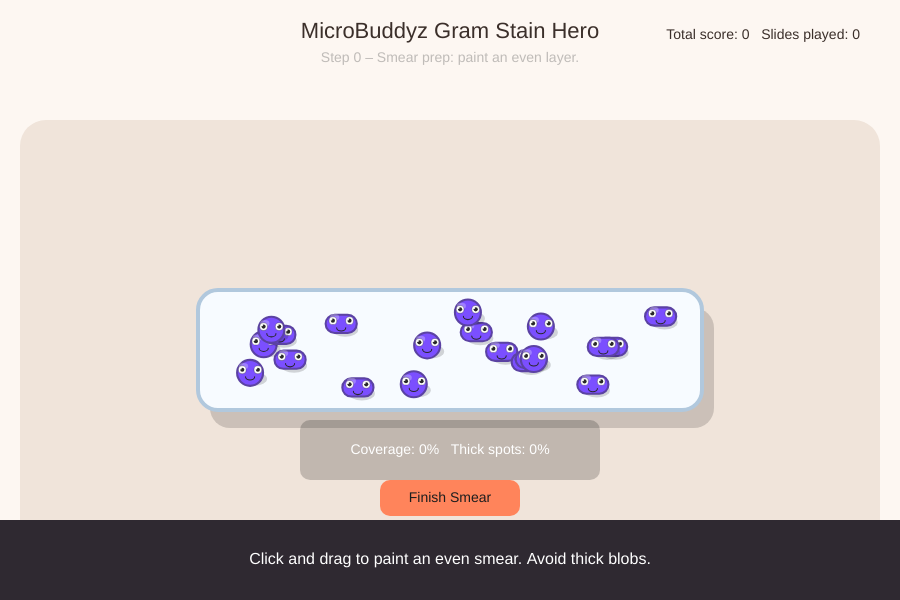
Frame 1 (no input)
Frame 60 (no input): identical to frame 1, image omitted
Frame 120 (the mouse pressed at the canvas centre since frame 60): identical to frame 1, image omitted

The p5.js sketch that drew this single still picture (run headless with seeded random() and noise() and a simulated clock; from frame 60 on, the mouse is pressed at the canvas centre):

// p5.js sketch
// ── sketch.js
// MicroBuddyz Gram Stain – Per-cell Game Version
// Paste into editor.p5js.org and remove any old sketch code first.

// ---------- CONFIG ----------

const WIDTH = 900;
const HEIGHT = 600;

const COLORS = {
  bg: "#fdf7f2",
  table: "#f0e4da",
  tableShadow: "#d5c1b2",
  slide: "#f7fbff",
  slideBorder: "#b1c8dd",
  purple: "#7b4fff",
  pink: "#ff639b",
  neutralPos: "#f6d8a8", // pale beige
  neutralNeg: "#c7f0eb", // pale teal
  bottleOutline: "#2b2b3a",
  textDark: "#3b2f2a",
  uiPanel: "#2f2931"
};

const CELLS_PER_SLIDE = 20;
const GAUGE_SPEED = 1.6;
const GAUGE_MIN = 35; // "good" low bound
const GAUGE_MAX = 75; // "good" high bound

// Crystal violet mini-game tuning
const CV_GRID_COLS = 16;
const CV_GRID_ROWS = 5;
const CV_SOAK_GOAL_SEC = 3; // seconds you should hold once fully flooded
const CV_RINSE_PROGRESS_GOAL = 100; // arbitrary progress units before rinse is considered complete
const CV_RINSE_HARSH_TARGET = 6; // higher values = harsher rinse penalty threshold

// ---------- GLOBAL STATE ----------

// Overall state machine walks through: smear prep -> heat-fix -> staining flow -> microscope -> results
let gameState = "smear"; // "smear", "heatFix", "stain", "decolor", "microscope", "results"
let steps = ["crystal", "iodine", "decolor", "safranin"];
let currentStep = 0;

let reagents = [];
let slide;
let isPouring = false;
let decolorGauge = 0;

// Crystal violet mini-game state
let cvGrid;
let cvCoverage = 0;
let cvSoakTime = 0;
let cvStage = "flood"; // "flood" -> "soak" -> "rinse" -> "done"
let cvRinseProgress = 0;
let cvRinseHarshness = 0;
let cvTilt = -24; // degrees, negative tilts left for runoff
let isCvPouring = false;
let isCvRinsing = false;

// Smear + heat-fix data
const GRID_COLS = 18;
const GRID_ROWS = 6;
let smearGrid;
let smearCoverage = 0;
let smearOverload = 0;

let heat = 0;
let isHeating = false;

let totalScore = 0;
let totalSlides = 0;

// ---------- SETUP ----------

function setup() {
  createCanvas(WIDTH, HEIGHT);
  textFont("sans-serif");
  startNewSlide();
}

function startNewSlide() {
  slide = new Slide();
  reagents = [];
  currentStep = 0;
  gameState = "smear";
  isPouring = false;
  decolorGauge = 0;
  initCrystalStage();
  initSmearGrid();
  heat = 0;
  isHeating = false;

  const labels = [
    { id: "crystal", name: "Crystal Violet", color: COLORS.purple },
    { id: "iodine", name: "Iodine", color: "#c28e1b" },
    { id: "decolor", name: "Decolorizer", color: "#b7d7ff" },
    { id: "safranin", name: "Safranin", color: COLORS.pink }
  ];

  const offsets = [-270, -90, 90, 270];
  for (let i = 0; i < labels.length; i++) {
    reagents.push(
      new ReagentButton(
        width / 2 + offsets[i],
        90,
        labels[i].id,
        labels[i].name,
        labels[i].color
      )
    );
  }
}

// ---------- MAIN DRAW ----------

function draw() {
  background(COLORS.bg);
  drawTable();
  drawHeader();

  if (gameState === "smear") {
    drawSlideBench();
    drawSmearStep();
    drawStatusBar();
  } else if (gameState === "heatFix") {
    drawSlideBench();
    drawHeatFixStep();
    drawStatusBar();
  } else if (gameState === "crystal") {
    drawSlideBench();
    drawCrystalStep();
    drawStatusBar();
  } else if (gameState === "stain" || gameState === "decolor") {
    drawSlideBench();
    drawReagents();
    drawStatusBar();
    if (gameState === "decolor") {
      updateDecolorGauge();
      drawDecolorGauge();
    }
  } else if (gameState === "microscope") {
    drawMicroscope();
  } else if (gameState === "results") {
    drawResults();
  }
}

// ---------- LAYOUT ----------

function drawTable() {
  noStroke();
  fill(COLORS.tableShadow);
  rect(40, 130, width - 80, height - 160, 30);

  fill(COLORS.table);
  rect(20, 120, width - 40, height - 140, 26);
}

function drawHeader() {
  fill(COLORS.textDark);
  textAlign(CENTER, CENTER);
  textSize(22);
  text("MicroBuddyz Gram Stain Hero", width / 2, 32);

  textSize(14);
  let sub = "";
  if (gameState === "smear") sub = "Step 0 – Smear prep: paint an even layer.";
  else if (gameState === "heatFix") sub = "Step 0.5 – Heat fix: pass through the flame to stick cells.";
  else {
    let stepName = steps[currentStep] || "done";
    if (stepName === "crystal") sub = "Step 1 – Crystal Violet (primary stain)";
    if (stepName === "iodine") sub = "Step 2 – Iodine (mordant)";
    if (stepName === "decolor") sub = "Step 3 – Decolorizer (timing matters!)";
    if (stepName === "safranin") sub = "Step 4 – Safranin (counterstain)";
  }
  fill(80, 90);
  text(sub, width / 2, 58);

  // Simple total score HUD
  textAlign(RIGHT, CENTER);
  textSize(14);
  fill(COLORS.textDark);
  text(
    "Total score: " + totalScore + "   Slides played: " + totalSlides,
    width - 40,
    35
  );
}

// ---------- BENCH VIEW ----------

function drawSlideBench() {
  const slideCx = width / 2;
  const slideCy = height / 2 + 50;
  const tiltAngle = gameState === "crystal" && cvStage === "rinse" ? cvTilt * 0.35 : 0; // gentle visual tilt

  // Slide with optional ghost tilt overlay to show rinse angle
  push();
  rectMode(CENTER);
  translate(slideCx, slideCy);

  // subtle ghost to show target tilt during rinse
  if (tiltAngle !== 0) {
    push();
    rotate(radians(tiltAngle));
    noFill();
    stroke(160, 190);
    strokeWeight(3);
    rect(0, 0, width * 0.56 + 10, height * 0.2 + 10, 22);
    pop();
  }

  // shadow
  noStroke();
  fill(0, 0, 0, 40);
  rect(12, 18, width * 0.56, height * 0.2, 20);

  stroke(COLORS.slideBorder);
  strokeWeight(4);
  fill(COLORS.slide);
  rect(0, 0, width * 0.56, height * 0.2, 20);
  pop();

  slide.drawCellsBench(steps[currentStep], tiltAngle);
}

function drawReagents() {
  for (let i = 0; i < reagents.length; i++) {
    let r = reagents[i];
    let isCurrent = steps[currentStep] === r.id;
    let isDone = i < currentStep;
    r.draw(isCurrent, isDone);
  }
}

function drawStatusBar() {
  push();
  noStroke();
  fill(COLORS.uiPanel);
  rect(0, height - 80, width, 80);

  fill(255);
  textAlign(CENTER, CENTER);
  textSize(16);
  let msg = "";
  if (gameState === "smear") {
    msg = "Click and drag to paint an even smear. Avoid thick blobs.";
  } else if (gameState === "heatFix") {
    msg = "Hold on the slide over the flame; stay in the green heat zone.";
  } else if (gameState === "crystal") {
    if (cvStage === "flood") msg = "Flood the smear with crystal violet until the outline is solid.";
    else if (cvStage === "soak") msg = "Keep it covered while the soak timer finishes.";
    else if (cvStage === "rinse") msg = "Hold to rinse; tilt with ◀ ▶ / A-D so water runs off gently.";
  } else if (gameState === "stain") {
    let s = steps[currentStep];
    if (s === "crystal") msg = "Click CRYSTAL VIOLET to flood all MicroBuddyz.";
    if (s === "iodine") msg = "Click IODINE to lock in the purple stain.";
    if (s === "decolor") msg = "Click DECOLORIZER, then hold on the slide to rinse.";
    if (s === "safranin") msg = "Click SAFRANIN to counterstain Gram– buddies pink.";
  } else if (gameState === "decolor") {
    msg = "Hold on the slide to decolorize. Release in the green zone to separate Gram+ from Gram–.";
  }
  text(msg, width / 2, height - 40);
  pop();
}

function drawDecolorGauge() {
  const x = width / 2 - 200;
  const y = height - 120;
  const w = 400;
  const h = 18;

  noStroke();
  fill(0, 0, 0, 40);
  rect(x - 2, y - 2, w + 4, h + 4, 10);

  // good window
  fill("#c5f2c7");
  let sx = x + (GAUGE_MIN / 100) * w;
  let sw = ((GAUGE_MAX - GAUGE_MIN) / 100) * w;
  rect(sx, y, sw, h, 10);

  // fill
  fill("#81a4ff");
  rect(x, y, (decolorGauge / 100) * w, h, 10);

  noFill();
  stroke(255);
  strokeWeight(2);
  rect(x, y, w, h, 10);

  noStroke();
  fill(255);
  textAlign(CENTER, BOTTOM);
  textSize(12);
  text("Decolorizer Flow", width / 2, y - 5);
}

// ---------- SMEAR + HEAT-FIX MINI-GAMES ----------

function initSmearGrid() {
  smearGrid = [];
  for (let y = 0; y < GRID_ROWS; y++) {
    smearGrid[y] = [];
    for (let x = 0; x < GRID_COLS; x++) smearGrid[y][x] = 0;
  }
  smearCoverage = 0;
  smearOverload = 0;
}

function getSlidePaintArea(cols = CV_GRID_COLS, rows = CV_GRID_ROWS) {
  const x = width / 2 - (width * 0.56) / 2 + 24;
  const y = height / 2 + 50 - (height * 0.2) / 2 + 12;
  const cw = (width * 0.56 - 48) / cols;
  const ch = (height * 0.2 - 24) / rows;
  return { x, y, cw, ch };
}

function computeSmearStats() {
  const total = GRID_COLS * GRID_ROWS;
  let covered = 0;
  let overloaded = 0;
  for (let y = 0; y < GRID_ROWS; y++) {
    for (let x = 0; x < GRID_COLS; x++) {
      let t = smearGrid[y][x];
      if (t > 0) covered++;
      if (t > 3) overloaded++;
    }
  }
  smearCoverage = covered / total;
  smearOverload = overloaded / total;
}

function drawSmearStep() {
  drawSmearPaint();

  const coveragePct = floor(smearCoverage * 100);
  const overloadPct = floor(smearOverload * 100);

  // Status box
  fill(0, 0, 0, 50);
  noStroke();
  rect(width / 2 - 150, height / 2 + 120, 300, 60, 10);
  fill(255);
  textAlign(CENTER, CENTER);
  textSize(14);
  text(`Coverage: ${coveragePct}%   Thick spots: ${overloadPct}%`, width / 2, height / 2 + 150);

  drawActionButton(width / 2 - 70, height - 120, 140, 36, "Finish Smear");
}

function drawSmearPaint() {
  // smear overlay based on grid thickness
  let area = getSlidePaintArea(GRID_COLS, GRID_ROWS);

  noStroke();
  for (let gy = 0; gy < GRID_ROWS; gy++) {
    for (let gx = 0; gx < GRID_COLS; gx++) {
      let t = smearGrid?.[gy]?.[gx] ?? 0;
      if (t > 0) {
        let alpha = constrain(40 + t * 35, 40, 170);
        fill(120, 80, 160, alpha);
        rect(area.x + gx * area.cw, area.y + gy * area.ch, area.cw, area.ch, 4);
      }
    }
  }
}

function finalizeSmear() {
  computeSmearStats();
  slide.setSmearStats(smearCoverage, smearOverload);
  gameState = "heatFix";
}

function drawHeatFixStep() {
  drawFlame();

  // Thermometer
  const barX = width - 80;
  const barY = height / 2 + 40;
  const barH = 220;
  stroke(0, 50);
  strokeWeight(2);
  noFill();
  rect(barX, barY - barH / 2, 24, barH, 8);

  noStroke();
  fill(140, 240, 140, 160);
  const targetMin = 40;
  const targetMax = 72;
  let ty1 = map(targetMax, 0, 100, barY + barH / 2, barY - barH / 2);
  let ty2 = map(targetMin, 0, 100, barY + barH / 2, barY - barH / 2);
  rect(barX + 2, ty1, 20, ty2 - ty1, 6);

  fill(255, 110, 120, 220);
  let hy = map(heat, 0, 100, barY + barH / 2, barY - barH / 2);
  rect(barX + 2, hy, 20, barY + barH / 2 - hy, 6);

  fill(0, 80);
  textAlign(CENTER, CENTER);
  textSize(12);
  text("Heat", barX + 12, barY - barH / 2 - 12);

  drawActionButton(width / 2 - 90, height - 120, 180, 38, "Done Heat-Fix");
}

function drawFlame() {
  push();
  translate(width / 2, height / 2 + 160);
  noStroke();
  fill(30, 144, 255, 160);
  ellipse(0, 0, 180, 30);
  fill(255, 190, 80, 180);
  triangle(-20, 0, 0, -60, 20, 0);
  pop();

  if (isHeating) {
    heat = min(100, heat + 0.7);
  } else {
    heat = max(0, heat - 0.35);
  }
}

function finalizeHeatFix() {
  slide.setHeatLevel(heat);
  gameState = "stain";
}

function getHeatQuality(level) {
  const ideal = 56;
  const tolerance = 24;
  const delta = abs(level - ideal);
  const penalty = constrain(delta / tolerance, 0, 1);
  return constrain(1 - penalty * 0.6, 0.25, 1);
}

function updateDecolorGauge() {
  if (gameState === "decolor" && isPouring) {
    decolorGauge = constrain(decolorGauge + GAUGE_SPEED, 0, 100);
  }
}

// ---------- CRYSTAL VIOLET MINI-GAME ----------

function initCrystalStage() {
  cvGrid = [];
  for (let y = 0; y < CV_GRID_ROWS; y++) {
    cvGrid[y] = [];
    for (let x = 0; x < CV_GRID_COLS; x++) cvGrid[y][x] = 0;
  }
  cvCoverage = 0;
  cvSoakTime = 0;
  cvStage = "flood";
  cvRinseProgress = 0;
  cvRinseHarshness = 0;
  cvTilt = -24;
  isCvPouring = false;
  isCvRinsing = false;
}

function drawCrystalStep() {
  progressCvSoak();
  drawCrystalOverlay();
  drawCrystalHUD();
  drawCrystalPrompts();
}

function drawCrystalOverlay() {
  let area = getSlidePaintArea();
  noStroke();
  for (let gy = 0; gy < CV_GRID_ROWS; gy++) {
    for (let gx = 0; gx < CV_GRID_COLS; gx++) {
      let t = cvGrid?.[gy]?.[gx] ?? 0;
      if (t > 0) {
        let alpha = constrain(60 + t * 45, 60, 200);
        fill(123, 79, 255, alpha);
        rect(area.x + gx * area.cw, area.y + gy * area.ch, area.cw, area.ch, 5);
      }
    }
  }

  // Outline turns solid when coverage is complete
  noFill();
  stroke(cvCoverage >= 0.95 ? COLORS.purple : color(120, 90));
  strokeWeight(3);
  rect(area.x - 4, area.y - 4, area.cw * CV_GRID_COLS + 8, area.ch * CV_GRID_ROWS + 8, 10);

  if (cvStage === "soak" || cvStage === "rinse") {
    drawCvSoakBar();
  }

  if (cvStage === "rinse") {
    updateCvRinse();
    drawCvRinseHUD();
  }
}

function drawCvSoakBar() {
  const barW = 280;
  const barH = 14;
  const x = width / 2 - barW / 2;
  const y = height / 2 + 130;
  const progress = constrain(cvSoakTime / CV_SOAK_GOAL_SEC, 0, 1);

  noStroke();
  fill(0, 0, 0, 40);
  rect(x - 2, y - 2, barW + 4, barH + 4, 8);

  fill("#d8c7ff");
  rect(x, y, barW * progress, barH, 8);

  noFill();
  stroke(255);
  strokeWeight(2);
  rect(x, y, barW, barH, 8);

  noStroke();
  fill(40);
  textAlign(CENTER, BOTTOM);
  textSize(12);
  text("Crystal violet soak", width / 2, y - 6);
}

function drawCvRinseHUD() {
  const progressW = 320;
  const progressH = 14;
  const px = width / 2 - progressW / 2;
  const py = height / 2 + 160;
  const progress = constrain(cvRinseProgress / CV_RINSE_PROGRESS_GOAL, 0, 1);

  noStroke();
  fill(0, 0, 0, 40);
  rect(px - 2, py - 2, progressW + 4, progressH + 4, 8);

  fill("#a4d0ff");
  rect(px, py, progressW * progress, progressH, 8);

  noFill();
  stroke(255);
  strokeWeight(2);
  rect(px, py, progressW, progressH, 8);

  // Tilt arrow
  const arrowY = height / 2 + 40;
  const arrowX = width / 2;
  stroke(40, 200);
  strokeWeight(3);
  line(arrowX - 60, arrowY, arrowX + 60, arrowY);
  push();
  translate(arrowX, arrowY);
  rotate(cvTilt);
  stroke(40);
  fill("#ffd2a6");
  triangle(-18, 0, 18, 0, 0, -18);
  pop();

  noStroke();
  fill(40);
  textAlign(CENTER, TOP);
  textSize(12);
  text("Tilt with ◀ ▶ or A/D to guide rinse runoff", width / 2, arrowY + 12);

  textAlign(CENTER, BOTTOM);
  textSize(13);
  const harsh = cvRinseHarshness.toFixed(1);
  text(`Rinse harshness: ${harsh}   Progress: ${Math.floor(progress * 100)}%`, width / 2, py - 8);
}

function drawCrystalHUD() {
  const coveragePct = floor(cvCoverage * 100);
  const boxW = 360;
  const boxH = 70;
  const boxX = width / 2 - boxW / 2;
  const boxY = height / 2 + 90;
  fill(0, 0, 0, 45);
  noStroke();
  rect(boxX, boxY, boxW, boxH, 12);

  fill(255);
  textAlign(CENTER, CENTER);
  textSize(14);
  let line1 = `Coverage: ${coveragePct}%`;
  let line2 = "";
  if (cvStage === "flood") line2 = "Click/drag to flood the smear.";
  if (cvStage === "soak") line2 = "Hold coverage until the soak bar fills.";
  if (cvStage === "rinse") line2 = "Hold to rinse; tilt with ◀ ▶ / A-D to keep flow off the smear.";
  text(line1 + "\n" + line2, width / 2, boxY + boxH / 2);
}

function drawCrystalPrompts() {
  if (cvStage === "soak" && cvSoakTime >= CV_SOAK_GOAL_SEC) {
    drawActionButton(width / 2 - 90, height - 120, 180, 38, "Start CV Rinse");
  } else if (cvStage === "rinse") {
    if (!isCvRinsing) {
      drawActionButton(width / 2 - 100, height - 120, 200, 38, "Hold on slide to rinse");
    }
    if (cvRinseProgress >= CV_RINSE_PROGRESS_GOAL && !isCvRinsing) {
      drawActionButton(width / 2 - 90, height - 70, 180, 38, "Finish CV Step");
    }
  }
}

function updateCvRinse() {
  if (cvStage !== "rinse") return;

  if (isCvRinsing) {
    const frameScale = deltaTime / 16.67;
    const tiltSafety = constrain(abs(cvTilt) / 32, 0, 1);

    // More tilt = gentler rinse, flat slide = harsher blast
    const harshIncrement = (0.35 + (1 - tiltSafety) * 0.9) * frameScale;
    cvRinseHarshness += harshIncrement;

    const progressIncrement = (1 + tiltSafety * 0.6) * frameScale;
    cvRinseProgress = min(cvRinseProgress + progressIncrement, CV_RINSE_PROGRESS_GOAL);
  }

  if (cvRinseProgress >= CV_RINSE_PROGRESS_GOAL && !isCvRinsing) {
    finishCrystalStep();
  }
}

function paintCrystalAt(mx, my) {
  let area = getSlidePaintArea();
  if (mx < area.x || mx > area.x + area.cw * CV_GRID_COLS) return;
  if (my < area.y || my > area.y + area.ch * CV_GRID_ROWS) return;

  let gx = floor((mx - area.x) / area.cw);
  let gy = floor((my - area.y) / area.ch);
  if (gx >= 0 && gx < CV_GRID_COLS && gy >= 0 && gy < CV_GRID_ROWS) {
    cvGrid[gy][gx] = min(cvGrid[gy][gx] + 1, 6);
    computeCvCoverage();
    if (cvCoverage >= 0.95 && cvStage === "flood") {
      cvStage = "soak";
    }
  }
}

function computeCvCoverage() {
  let filled = 0;
  for (let y = 0; y < CV_GRID_ROWS; y++) {
    for (let x = 0; x < CV_GRID_COLS; x++) {
      if ((cvGrid?.[y]?.[x] ?? 0) > 0) filled++;
    }
  }
  cvCoverage = filled / (CV_GRID_COLS * CV_GRID_ROWS);
}

function progressCvSoak() {
  if (cvStage === "soak" && cvCoverage >= 0.95) {
    cvSoakTime += deltaTime / 1000;
    if (cvSoakTime > CV_SOAK_GOAL_SEC * 1.6) {
      cvStage = "rinse"; // auto-advance if they linger forever
    }
  }
}

function finishCrystalStep() {
  slide.setCrystalStats(cvCoverage, cvSoakTime, cvRinseHarshness, cvRinseProgress);
  cvStage = "done";
  currentStep++;
  gameState = "stain";
}

// ---------- MICROSCOPE & RESULTS ----------

function drawMicroscope() {
  background("#151018");
  fill(255);
  textAlign(CENTER, TOP);
  textSize(22);
  text("Microscope View", width / 2, 25);

  const cx = width / 2;
  const cy = height / 2 + 20;
  const r = 190;

  // vignette
  noStroke();
  fill(10);
  rect(0, 80, width, height - 120);

  // scope circle
  fill("#1d1b29");
  ellipse(cx, cy, r * 2 + 18, r * 2 + 18);
  fill("#f8f9ff");
  ellipse(cx, cy, r * 2, r * 2);

  slide.drawCellsMicroscope(cx, cy, r);

  fill(255);
  textAlign(CENTER, TOP);
  textSize(15);
  text("Purple = Gram+, Pink = Gram–. How many did you nail?", width / 2, 90);

  drawButton(width / 2 - 70, height - 80, 140, 42, "Show Results");
}

function drawResults() {
  background("#17151e");
  fill(255);
  textAlign(CENTER, TOP);
  textSize(24);
  text("Slide Result", width / 2, 60);

  textSize(16);
  text(
    `Correctly stained cells: ${slide.correctCount} / ${slide.aliveCount || slide.cells.length}`,
    width / 2,
    130
  );

  textSize(14);
  const resultsTextWidth = 600;
  const resultsTextX = (width - resultsTextWidth) / 2;
  textAlign(LEFT, TOP);
  text(slide.feedback, resultsTextX, 170, resultsTextWidth, 230); // keep within canvas width
  textAlign(CENTER, TOP);

  drawButton(width / 2 - 150, height - 100, 120, 42, "Replay View");
  drawButton(width / 2 + 30, height - 100, 120, 42, "Next Slide");
}

function drawButton(x, y, w, h, label) {
  let hover = mouseX > x && mouseX < x + w && mouseY > y && mouseY < y + h;
  noStroke();
  fill(hover ? "#ff9f7b" : "#ff845b");
  rect(x, y, w, h, 10);
  fill(30);
  textAlign(CENTER, CENTER);
  textSize(14);
  text(label, x + w / 2, y + h / 2);
}

function drawActionButton(x, y, w, h, label) {
  drawButton(x, y, w, h, label);
}

// ---------- MODEL: SLIDE & CELLS ----------

class Slide {
  constructor() {
    this.cells = [];
    this.correctCount = 0;
    this.feedback = "";
    this.smearCoverage = 1;
    this.smearOverload = 0;
    this.heatLevel = 55;
    this.cvCoverage = 0;
    this.cvSoakTime = 0;
    this.cvRinseHarshness = 0;
    this.cvRinseProgress = 0;

    // bench positions
    let slideX1 = width / 2 - (width * 0.56) / 2 + 40;
    let slideX2 = width / 2 + (width * 0.56) / 2 - 40;
    let slideY = height / 2 + 50;
    let slideH = height * 0.2 - 40;

    for (let i = 0; i < CELLS_PER_SLIDE; i++) {
      let x = random(slideX1, slideX2);
      let y = random(slideY - slideH / 2, slideY + slideH / 2);

      // microscope positions
      let ang = random(TWO_PI);
      let radius = random(25, 160);
      let sx = cos(ang) * radius;
      let sy = sin(ang) * radius;

      let gram = random() < 0.5 ? "positive" : "negative";
      let morph = random() < 0.5 ? "coccus" : "rod";

      this.cells.push(new Cell(x, y, sx, sy, gram, morph));
    }
  }

  drawCellsBench(step, tiltAngle = 0) {
    const tiltActive = tiltAngle !== 0 && gameState === "crystal" && cvStage === "rinse";
    if (tiltActive) {
      const cx = width / 2;
      const cy = height / 2 + 50;
      push();
      translate(cx, cy);
      rotate(radians(tiltAngle));
      for (let c of this.cells) {
        if (!c.alive) continue;
        const dx = c.slideX - cx;
        const dy = c.slideY - cy;
        c.drawBench(step, dx, dy);
      }
      pop();
      return;
    }

    for (let c of this.cells) {
      if (!c.alive) continue;
      c.drawBench(step);
    }
  }

  drawCellsMicroscope(cx, cy, r) {
    for (let c of this.cells) {
      if (!c.alive) continue;
      let px = cx + c.scopeX;
      let py = cy + c.scopeY;
      if (dist(px, py, cx, cy) < r - 8) {
        c.drawMicroscope(px, py);
      }
    }
  }

  setSmearStats(coverage, overload) {
    this.smearCoverage = coverage;
    this.smearOverload = overload;
  }

  setHeatLevel(level) {
    this.heatLevel = level;
  }

  setCrystalStats(coverage, soakSeconds, rinseHarshness, rinseProgress) {
    this.cvCoverage = coverage;
    this.cvSoakTime = soakSeconds;
    this.cvRinseHarshness = rinseHarshness;
    this.cvRinseProgress = rinseProgress;
  }

  applyDecolorAndSafranin() {
    // Map gauge to qualitative level 0..1
    let g = decolorGauge / 100;

    const smearQuality = constrain(this.smearCoverage - this.smearOverload * 0.5, 0, 1);
    const heatQuality = getHeatQuality(this.heatLevel);
    const cvBinding = this.getCrystalBindingQuality();
    const rinseAdequacy = constrain(this.cvRinseProgress / CV_RINSE_PROGRESS_GOAL, 0, 1);

    // For each cell, decide final color
    this.correctCount = 0;
    this.aliveCount = 0;

    // Normalize rinse harshness so an overzealous rinse hurts but doesn't wipe the entire slide.
    // Values above ~2x the harsh target will max the penalty.
    const harshPenalty = constrain(this.cvRinseHarshness / (CV_RINSE_HARSH_TARGET * 2), 0, 1);

    for (let c of this.cells) {
      // Start with a healthy baseline so a perfect smear/heat/flood keeps most buddies alive.
      const prepQuality = smearQuality * heatQuality * cvBinding;
      const survivalProb = constrain(
        0.2 + prepQuality * (1 - 0.6 * harshPenalty),
        0,
        1
      );

      c.alive = random() < survivalProb;
      if (!c.alive) {
        c.finalColor = null;
        continue;
      }
      this.aliveCount++;

      // Jitter per cell so it's not perfectly deterministic
      let jitter = random(-0.08, 0.08);
      let effective = constrain(g + jitter + map(rinseAdequacy, 0, 1, -0.2, 0.05), 0, 1);

      if (c.trueGram === "positive") {
        // Gram+: stay purple unless very strong decolorization
        if (effective < 0.7) {
          c.finalColor = COLORS.purple;
        } else {
          // over-decolorized, picks up safranin
          c.finalColor = COLORS.pink;
        }
      } else {
        // Gram–: need decent decolorization to lose purple
        if (effective < 0.4) {
          c.finalColor = COLORS.purple; // under-decolorized
        } else {
          c.finalColor = COLORS.pink;
        }
      }

      // scoring
      let expected = c.trueGram === "positive" ? COLORS.purple : COLORS.pink;
      if (c.finalColor === expected) {
        this.correctCount++;
      }
    }

    totalScore += this.correctCount;
    totalSlides++;

    this.buildFeedback(g);
  }

  buildFeedback(g) {
    let line;
    if (g < GAUGE_MIN / 100) {
      line = "You under-decolorized overall, so many Gram– buddies stayed falsely purple.";
    } else if (g > GAUGE_MAX / 100) {
      line = "You over-decolorized overall, so some Gram+ buddies lost their purple and turned pink.";
    } else {
      line = "Nice timing! Most Gram+ buddies stayed purple and most Gram– buddies picked up pink.";
    }

    this.feedback =
      "Each MicroBuddy has a true Gram type.\n\n" +
      "Purple bodies = Gram positive, Pink bodies = Gram negative.\n\n" +
      line + "\n\n" +
      this.getCrystalNote() +
      `You correctly stained ${this.correctCount} out of ${this.aliveCount || this.cells.length} visible cells on this slide.`;
  }

  getCrystalBindingQuality() {
    const coverageFactor = constrain(this.cvCoverage, 0, 1);
    const soakFactor = constrain(this.cvSoakTime / CV_SOAK_GOAL_SEC, 0, 1);
    const rinsePenalty = constrain(this.cvRinseHarshness / CV_RINSE_HARSH_TARGET, 0, 1);
    const baseBinding = constrain(0.35 + 0.4 * coverageFactor + 0.25 * soakFactor, 0, 1);
    return constrain(baseBinding - rinsePenalty * 0.35, 0.15, 1);
  }

  getCrystalNote() {
    const soakText = this.cvSoakTime >= CV_SOAK_GOAL_SEC
      ? `You soaked crystal violet for ${this.cvSoakTime.toFixed(1)}s.`
      : `Crystal violet soak was short (${this.cvSoakTime.toFixed(1)}s).`;
    const rinseText = this.cvRinseHarshness > CV_RINSE_HARSH_TARGET
      ? "Rinse was harsh and knocked off some cells."
      : "Gentle rinse kept most cells on the slide.";
    return `${soakText} ${rinseText}\n\n`;
  }
}

class Cell {
  constructor(x, y, sx, sy, gram, morph) {
    this.slideX = x;
    this.slideY = y;
    this.scopeX = sx;
    this.scopeY = sy;
    this.trueGram = gram; // "positive" or "negative"
    this.morph = morph; // "coccus" or "rod"
    this.finalColor = null; // set after decolor + safranin
    this.alive = true;
  }

  drawBuddyBody(size, colorHex) {
    stroke(lerpColor(color(colorHex), color("#333333"), 0.45));
    strokeWeight(size * 0.08);
    fill(colorHex);

    if (this.morph === "coccus") {
      ellipse(0, 0, size, size);
    } else {
      rectMode(CENTER);
      rect(0, 0, size * 1.2, size * 0.7, size * 0.35);
    }

    // highlight
    noStroke();
    fill(255, 255, 255, 70);
    ellipse(-size * 0.25, -size * 0.25, size * 0.35, size * 0.25);

    // eyes
    let eyeOffset = this.morph === "coccus" ? size * 0.3 : size * 0.32;
    stroke(0, 70);
    strokeWeight(size * 0.04);
    fill(255);
    ellipse(-eyeOffset, -size * 0.12, size * 0.3, size * 0.3);
    ellipse(eyeOffset, -size * 0.12, size * 0.3, size * 0.3);

    noStroke();
    fill(40);
    ellipse(-eyeOffset, -size * 0.12, size * 0.16, size * 0.16);
    ellipse(eyeOffset, -size * 0.12, size * 0.16, size * 0.16);

    // “safety eye” glint
    fill(255, 255, 255, 230);
    ellipse(-eyeOffset - size * 0.06, -size * 0.17, size * 0.08, size * 0.08);
    ellipse(eyeOffset - size * 0.06, -size * 0.17, size * 0.08, size * 0.08);

    // mouth
    stroke(40);
    strokeWeight(size * 0.04);
    noFill();
    arc(0, size * 0.15, size * 0.35, size * 0.25, 0, PI);
  }

  drawBench(step, overrideX = null, overrideY = null) {
    push();
    const tx = overrideX ?? this.slideX;
    const ty = overrideY ?? this.slideY;
    translate(tx, ty);

    // shadow
    noStroke();
    fill(0, 0, 0, 40);
    ellipse(4, 6, 26, 14);

    // choose color by step
    let colorHex;
    if (step === "crystal" || step === "iodine" || step === "decolor") {
      colorHex = COLORS.purple; // all purple after CV+iodine
    } else if (step === "safranin") {
      // show final colors if already decided
      colorHex = this.finalColor || COLORS.purple;
    } else {
      // base, before staining
      colorHex = this.trueGram === "positive" ? COLORS.neutralPos : COLORS.neutralNeg;
    }

    this.drawBuddyBody(26, colorHex);
    pop();
  }

  drawMicroscope(px, py) {
    push();
    translate(px, py);

    let colorHex = this.finalColor || COLORS.purple;
    this.drawBuddyBody(32, colorHex);

    pop();
  }
}

// ---------- INPUT ----------

function mousePressed() {
  if (gameState === "smear") {
    if (isMouseOverButton(width / 2 - 70, height - 120, 140, 36)) {
      finalizeSmear();
      return;
    }
  } else if (gameState === "heatFix") {
    if (isMouseOnSlide()) {
      isHeating = true;
    }
    if (isMouseOverButton(width / 2 - 90, height - 120, 180, 38)) {
      finalizeHeatFix();
      return;
    }
  } else if (gameState === "crystal") {
    if (cvStage === "soak" && cvSoakTime >= CV_SOAK_GOAL_SEC &&
        isMouseOverButton(width / 2 - 90, height - 120, 180, 38)) {
      cvStage = "rinse";
      return;
    }
    if (cvStage === "rinse" && cvRinseProgress >= CV_RINSE_PROGRESS_GOAL &&
        isMouseOverButton(width / 2 - 90, height - 70, 180, 38)) {
      finishCrystalStep();
      return;
    }
    if (isMouseOnSlide()) {
      if (cvStage === "flood" || cvStage === "soak") {
        isCvPouring = true;
        paintCrystalAt(mouseX, mouseY);
      } else if (cvStage === "rinse") {
        isCvRinsing = true;
      }
    }
  } else if (gameState === "stain") {
    // reagent clicks
    for (let r of reagents) {
      if (r.isMouseOver()) {
        handleReagentClick(r.id);
        return;
      }
    }
  } else if (gameState === "decolor") {
    if (isMouseOnSlide()) {
      isPouring = true;
    }
  } else if (gameState === "microscope") {
    // "Show Results" button
    if (isMouseOverButton(width / 2 - 70, height - 80, 140, 42)) {
      gameState = "results";
    }
  } else if (gameState === "results") {
    if (isMouseOverButton(width / 2 - 150, height - 100, 120, 42)) {
      gameState = "microscope";
    } else if (isMouseOverButton(width / 2 + 30, height - 100, 120, 42)) {
      startNewSlide();
    }
  }
}

function mouseReleased() {
  if (gameState === "decolor" && isPouring) {
    isPouring = false;
    // finalize cell colors based on gauge
    slide.applyDecolorAndSafranin();
    // move to saf step
    currentStep = 3; // saf
    gameState = "stain";
  }
  if (gameState === "heatFix") {
    isHeating = false;
  }
  if (gameState === "crystal") {
    isCvPouring = false;
    isCvRinsing = false;
  }
}

function mouseDragged() {
  if (gameState === "smear" && isMouseOnSlide()) {
    const area = getSlidePaintArea(GRID_COLS, GRID_ROWS);

    let gx = floor((mouseX - area.x) / area.cw);
    let gy = floor((mouseY - area.y) / area.ch);
    if (gx >= 0 && gx < GRID_COLS && gy >= 0 && gy < GRID_ROWS) {
      smearGrid[gy][gx] = min(smearGrid[gy][gx] + 1, 6);
      computeSmearStats();
    }
  } else if (gameState === "crystal" && isMouseOnSlide() && (cvStage === "flood" || cvStage === "soak") && isCvPouring) {
    paintCrystalAt(mouseX, mouseY);
  }
}

function handleReagentClick(id) {
  let expected = steps[currentStep];
  if (id !== expected) return;

  if (id === "crystal") {
    gameState = "crystal";
  } else if (id === "iodine") {
    currentStep++;
  } else if (id === "decolor") {
    gameState = "decolor";
    decolorGauge = 0;
    isPouring = false;
  } else if (id === "safranin") {
    // after saf, go to microscope
    gameState = "microscope";
  }
}

function isMouseOnSlide() {
  let wSlide = width * 0.56;
  let hSlide = height * 0.2;
  let cx = width / 2;
  let cy = height / 2 + 50;

  return (
    mouseX > cx - wSlide / 2 + 20 &&
    mouseX < cx + wSlide / 2 - 20 &&
    mouseY > cy - hSlide / 2 + 10 &&
    mouseY < cy + hSlide / 2 - 10
  );
}

function isMouseOverButton(x, y, w, h) {
  return mouseX > x && mouseX < x + w && mouseY > y && mouseY < y + h;
}

function keyPressed() {
  if (gameState === "crystal" && cvStage === "rinse") {
    if (keyCode === LEFT_ARROW || key === 'a' || key === 'A') {
      cvTilt = max(-32, cvTilt - 3);
    }
    if (keyCode === RIGHT_ARROW || key === 'd' || key === 'D') {
      cvTilt = min(32, cvTilt + 3);
    }
  }
}

// ---------- REAGENT BUTTONS ----------

class ReagentButton {
  constructor(x, y, id, label, colorHex) {
    this.x = x;
    this.y = y;
    this.id = id;
    this.label = label;
    this.colorHex = colorHex;
    this.w = 110;
    this.h = 130;
  }

  draw(isCurrent, isDone) {
    push();
    translate(this.x, this.y);

    let enabled = isCurrent && gameState === "stain";
    let hovered = enabled && this.isMouseOver();

    if (enabled) {
      noStroke();
      fill(this.colorHex + "33");
      ellipse(0, 60, this.w, this.h + 30);
    }

    stroke(COLORS.bottleOutline);
    strokeWeight(isCurrent ? 3 : 2);
    let c = color(this.colorHex);
    if (!enabled && !isDone) c = lerpColor(c, color("#cccccc"), 0.4);
    fill(c);
    rectMode(CENTER);
    rect(0, 60, this.w * 0.7, this.h * 0.65, 18); // body
    rect(0, 25, this.w * 0.35, this.h * 0.22, 10); // neck

    // label
    noStroke();
    fill(255, enabled ? 240 : 190);
    rect(0, 65, this.w * 0.48, this.h * 0.24, 8);

    // face
    fill(40);
    ellipse(-14, 60, 7, 7);
    ellipse(14, 60, 7, 7);
    noFill();
    stroke(40);
    strokeWeight(1.5);
    arc(0, 69, 12, 6, 0, 180);

    // text
    noStroke();
    fill(40);
    textAlign(CENTER, CENTER);
    textSize(11);
    text(this.label.split(" ")[0], 0, 84);

    fill(0, 120);
    textSize(10);
    text(this.id.toUpperCase(), 0, 5);

    if (isDone) {
      textSize(11);
      fill("#1d7f3b");
      text("✓", 0, -8);
    }

    if (hovered) {
      noFill();
      stroke(255, 220);
      strokeWeight(2);
      rect(0, 60, this.w * 0.8, this.h * 0.75, 20);
    }

    pop();
  }

  isMouseOver() {
    return (
      mouseX > this.x - this.w * 0.4 &&
      mouseX < this.x + this.w * 0.4 &&
      mouseY > this.y - 10 &&
      mouseY < this.y + this.h
    );
  }
}
